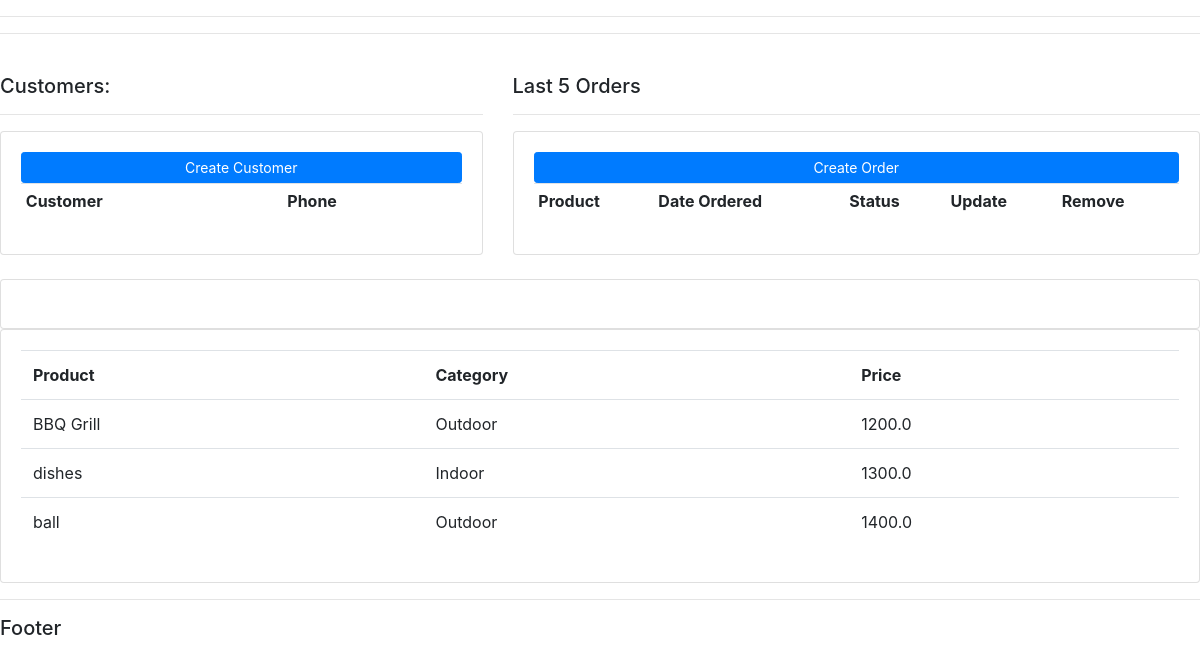
The app's page /product/ with its own data.
### accounts/models.py (models this page shows, shortened)
class Product(models.Model):
    Category = (
        ('Indoor', 'Indoor'),
        ('Outdoor', 'Outdoor'),
    )
    name = models.CharField(max_length=200, null=True)
    price = models.FloatField(max_length=200, null=True)
    category = models.CharField(max_length=200, null=True, choices=Category)
    description = models.TextField(max_length=300,null=True, blank=True)
    date_created = models.DateTimeField(auto_now_add=True)
    tags = models.ManyToManyField(Tag)

### accounts/views.py (the view)
# urls.py: path('product/', views.product, name="product"),
def product(request):
    product = Product.objects.all()
    return render(request, 'accounts/product.html', {'product': product})

### accounts/templates/accounts/product.html (shortened to what this page needs)
{% extends 'accounts/main.html' %}
{% load static %}
{% block content %}
<br>
<div class="row">
    <div class="col-md">
        <div class="card card-body">
        </div>
        <div class="card card-body">
            <table class="table">
                <tr>
                    <th>Product</th>
                    <th>Category</th>
                    <th>Price</th>
                </tr>
                {% for i in product %}
                <tr>
                    <td>{{i.name}}</td>
                    <td>{{i.category}}</td>
                    <td>{{i.price}}</td>
                </tr>
                {% endfor %}
            </table>
        </div>
    </div>
</div>
{% endblock %}

### records on screen
Product: name "BBQ Grill", category "Outdoor", price "1200.0"
Product: name "dishes", category "Indoor", price "1300.0"
Product: name "ball", category "Outdoor", price "1400.0"
